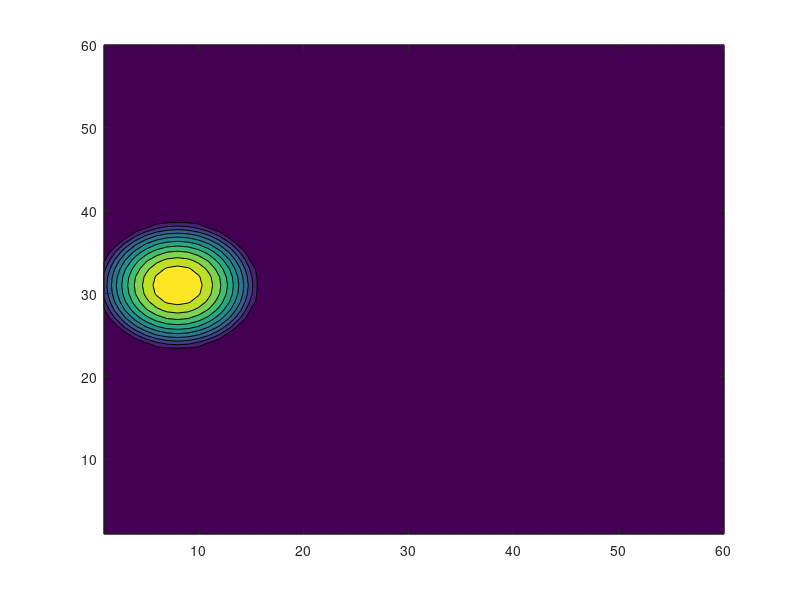

Write MATLAB code to recreate this figure.
clear all


[x y]=meshgrid(0:20:1200-20, 0:20:1200-20);

s=10-((x-140).^2+(y-600).^2)/2.5e3;
s=max(s,0);
contourf(s)

slope=1./10.;
d=(x-100)*slope;
%d(d<=0)=0.;

save('depth.txt','d','-ascii')
save('slide.txt','s','-ascii')

